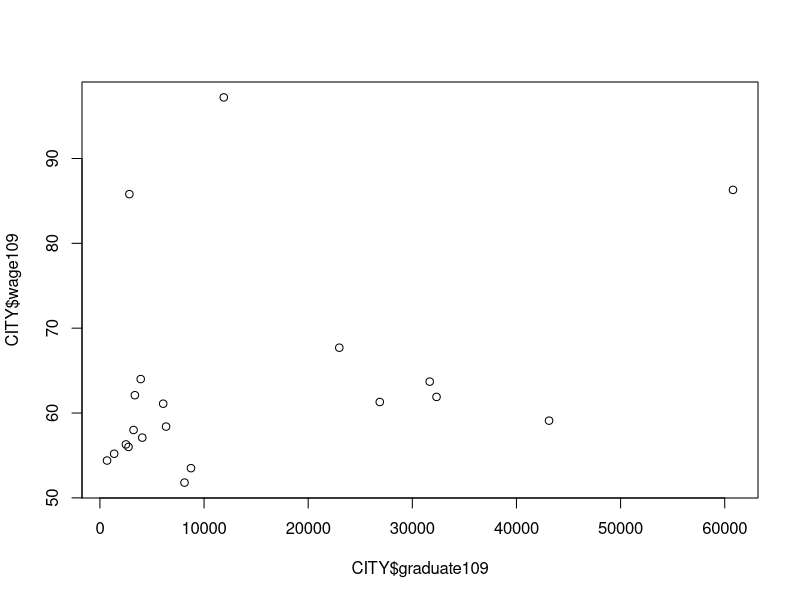

Generate this figure with R:
## ---- chunk 1
library(knitr)
library(readxl)
## ---- chunk 2
rawGraduate <- read_excel("109cityu.xls")
rawWage <- read_excel("workplaceWageCity.xlsx")
## ---- chunk 3
CITY <- cbind(rawWage["...1"], rawWage["109"], rawGraduate$...10[5:24])
colnames(CITY) <- c("city", "wage109", "graduate109")
CITY$graduate109 <- as.numeric(CITY$graduate109)
## ---- chunk 4
slr <- lm(CITY$wage109 ~ CITY$graduate109, )
summary(slr)
## ---- chunk 5
plot(CITY$graduate109, CITY$wage109)
